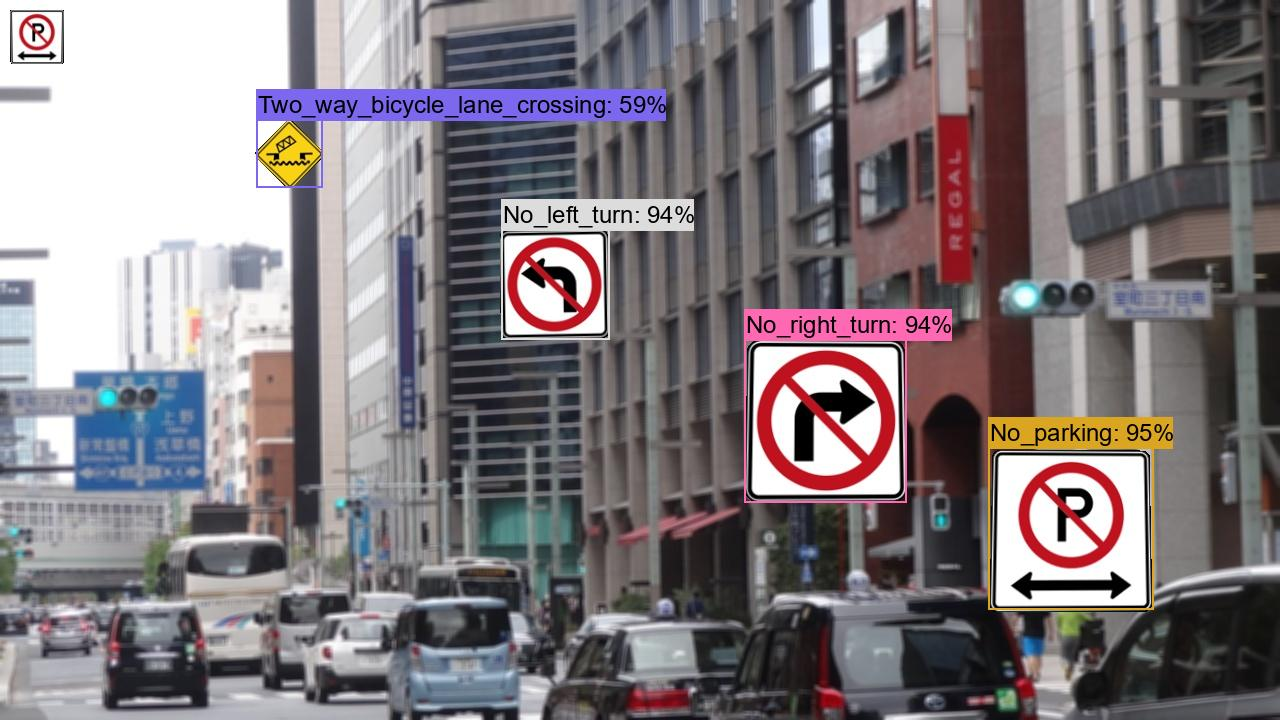
#> input picture assets/ca_roadsigns_1003.jpg, 1280 x 720 px
$ python BackgroundBlur.py assets out
#> lines starting #> are read from the running program, lines starting #| are printed output that depends on the picture
# Copyright 2022 antillia.com Toshiyuki Arai
#
# Licensed under the Apache License, Version 2.0 (the "License");
# you may not use this file except in compliance with the License.
# You may obtain a copy of the License at
#
#    http://www.apache.org/licenses/LICENSE-2.0
#
# Unless required by applicable law or agreed to in writing, software
# distributed under the License is distributed on an "AS IS" BASIS,
# WITHOUT WARRANTIES OR CONDITIONS OF ANY KIND, either express or implied.
# See the License for the specific language governing permissions and
# limitations under the License.
#
#
# 2022/05/10 copyright (c) antillia.com


import os
import sys

import cv2
#import numpy as np

import traceback

import glob

def image_blur(source_dir, output_dir):
#> called with source_dir = 'assets', output_dir = 'out'
  files = glob.glob(source_dir + "/*.jpg")
  if len(files) == 0:
    raise Exception("Not found jpg files in " + source_dir)

  for file in files:

    image = cv2.imread(file)
#> image is the input picture: shape (720, 1280, 3); mean B, G, R 126.7, 122.6, 130
    base_name = os.path.basename(file)

    blur = cv2.blur(image,(5,5))
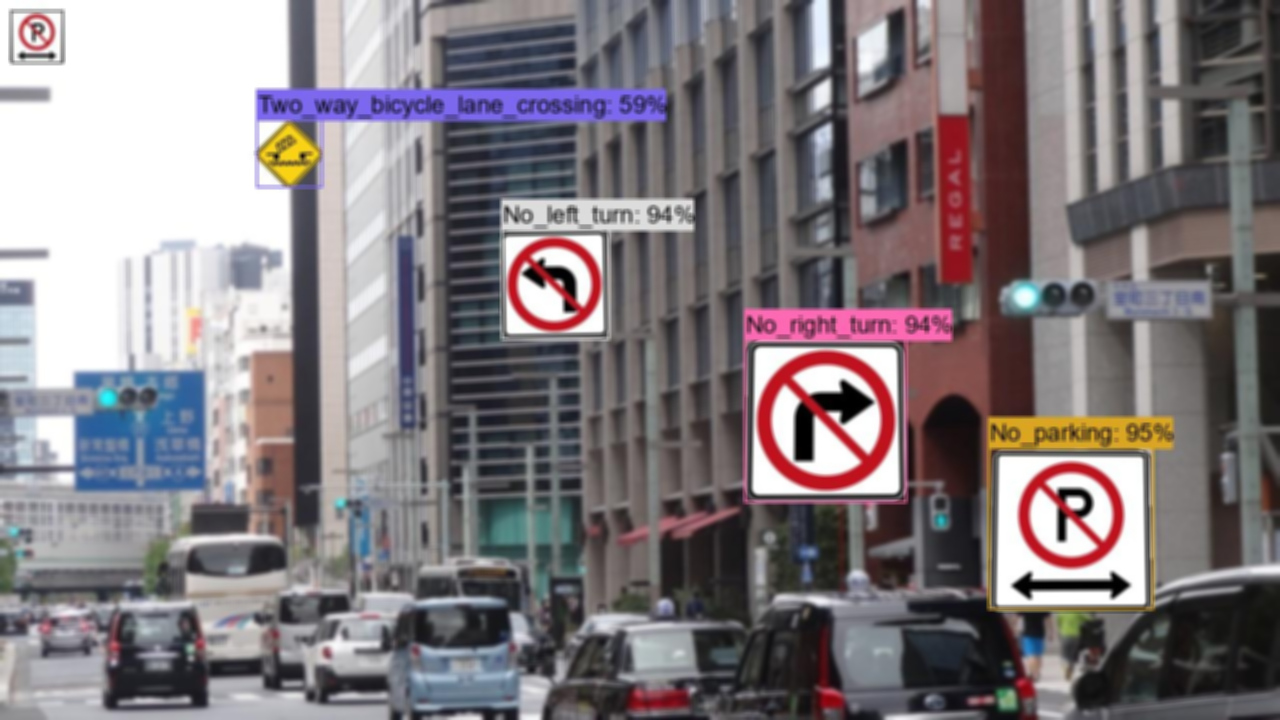
#> blur: shape (720, 1280, 3); mean B, G, R 126.7, 122.6, 130
    output_file = os.path.join(output_dir, base_name)
    print("--- saved {}".format(output_file))

    cv2.imwrite(output_file, blur)

# python BackgroundBlur.py source_dir dest_dir
if __name__ == "__main__":
  source_dir = "./source"
  dest_dir   = "./blurred"
  try:
    if len(sys.argv) == 3:
      source_dir = sys.argv[1]
      dest_dir   = sys.argv[2]
    else:
      raise Exception("Invalid argment")

    if not os.path.exists(source_dir):
      raise Exception("Not found " + source_dir)
    if not os.path.exists(dest_dir):
      os.makedirs(dest_dir)

    image_blur(source_dir, dest_dir)
  except:
    traceback.print_exc()
